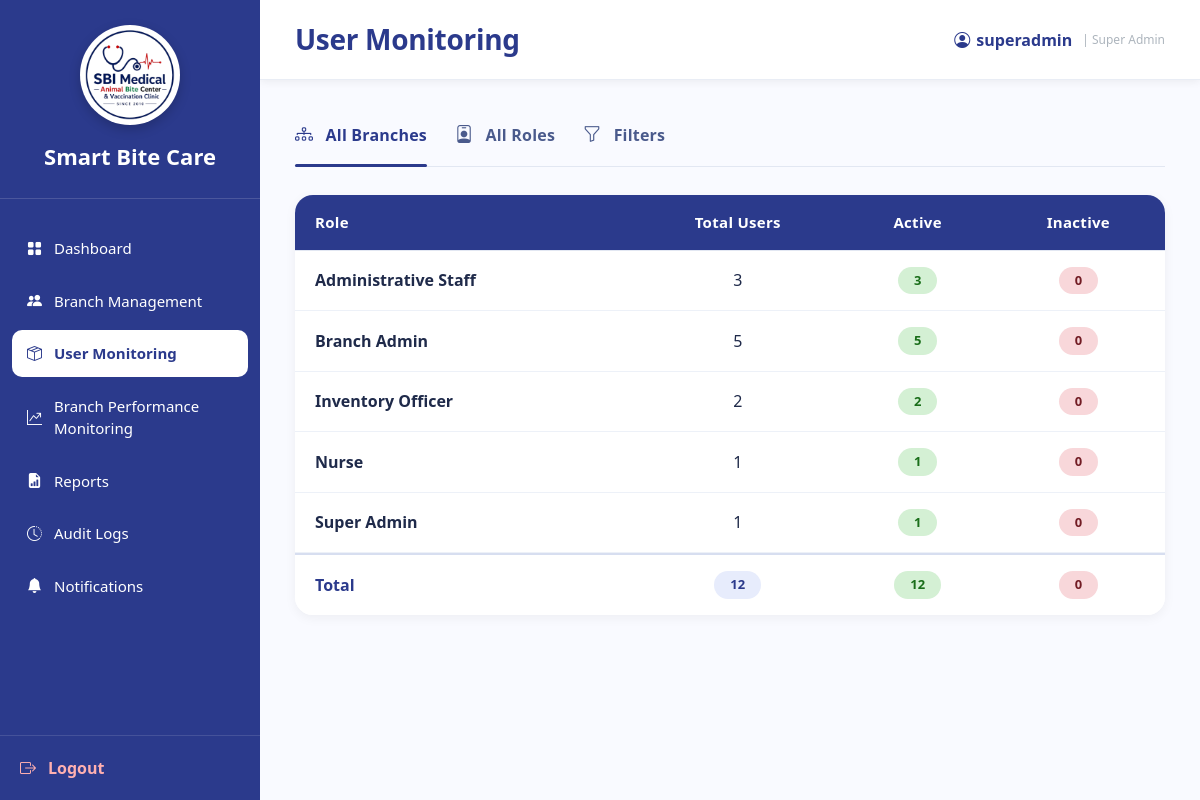
/SuperAdmin_UserMonitoring.php (signed in), run on the app's committed database.
### tables this page shows
CREATE TABLE `roles` (
  `role_id` int(11) NOT NULL,
  `role_name` varchar(100) NOT NULL
);

### SuperAdmin_UserMonitoring.php (the view, shortened to what this page needs)
<?php
require_once 'sources/db_connect.php';
$filter_type = isset($_GET['filter']) ? trim($_GET['filter']) : 'all';
$branch_filter = isset($_GET['branch_id']) ? trim($_GET['branch_id']) : '';
$role_filter = isset($_GET['role_id']) ? trim($_GET['role_id']) : '';
$roles_data = [];
$total_users = 0;
$total_active = 0;
$total_inactive = 0;
$sql = "SELECT r.role_id, r.role_name,
        COUNT(u.user_id) as total_users,
        SUM(CASE WHEN u.status = 'Active' THEN 1 ELSE 0 END) as active_users,
        SUM(CASE WHEN u.status = 'Inactive' THEN 1 ELSE 0 END) as inactive_users
        FROM roles r
        LEFT JOIN users u ON r.role_id = u.role_id";
$sql .= " GROUP BY r.role_id, r.role_name ORDER BY r.role_name";
$stmt = $conn->prepare($sql);
$stmt->execute();
$result = $stmt->get_result();
while ($row = $result->fetch_assoc()) {
    $roles_data[] = $row;
    $total_users += $row['total_users'];
    $total_active += $row['active_users'];
    $total_inactive += $row['inactive_users'];
}
$branch_stats = [];
?>
<!DOCTYPE html>
<html lang="en">
<head>
    <link href="https://cdn.jsdelivr.net/npm/bootstrap@5.3.3/dist/css/bootstrap.min.css" rel="stylesheet" />
    <link rel="stylesheet" href="https://cdn.jsdelivr.net/npm/bootstrap-icons@1.11.3/font/bootstrap-icons.min.css" />
    <link rel="stylesheet" href="sidebar.css" />
</head>
<body>
<div class="sidebar">
    <div class="logo-area">
        <div class="logo-frame">
            <img src="logo.png" alt="Smart Bite Care Logo" class="logo" />
        </div>
        <div class="system-name">Smart Bite Care</div>
    </div>
    <nav class="nav-menu">
        <ul>
            <li><a href="SuperAdmin_Dashboard.php"><i class="bi bi-grid-fill"></i><span>Dashboard</span></a></li>
            <li><a href="SuperAdmin_CombinedManagement.php"><i class="bi bi-people-fill"></i><span>Branch Management</span></a></li>
            <li><a class="active" href="SuperAdmin_UserMonitoring.php"><i class="bi bi-box-seam"></i><span>User Monitoring</span></a></li>
            <li><a href="SuperAdmin_BranchPerformanceMonitoring.php"><i class="bi bi-graph-up-arrow"></i><span>Branch Performance Monitoring</span></a></li>
            <li><a href="SuperAdmin_Reports.php"><i class="bi bi-file-earmark-bar-graph-fill"></i><span>Reports</span></a></li>
            <li><a href="SuperAdmin_AuditLogs.php"><i class="bi bi-clock-history"></i><span>Audit Logs</span></a></li>
            <li><a href="SuperAdmin_Notifications.php"><i class="bi bi-bell-fill"></i><span>Notifications</span></a></li>
        </ul>
    </nav>
    <div class="logout">
        <a href="logout.php"><i class="bi bi-box-arrow-right"></i><span>Logout</span></a>
    </div>
</div>
<div class="main">
    <div class="topbar">
        <h3>User Monitoring</h3>
        <div class="profile">
            <i class="bi bi-person-circle"></i>
            <?php echo htmlspecialchars($_SESSION['username'] ?? 'SUPER ADMIN'); ?>
            <span style="font-size:12px; color:#adb5bd; font-weight:400; margin-left:4px;">| Super Admin</span>
        </div>
    </div>
    <div class="content">
        <div class="nav-tabs-custom">
            <a href="SuperAdmin_UserMonitoring.php?filter=all" class="tab-item <?php echo $filter_type === 'all' ? 'active' : ''; ?>">
                <i class="bi bi-diagram-3"></i> All Branches
            </a>
            <a href="SuperAdmin_UserMonitoring.php?filter=roles" class="tab-item <?php echo $filter_type === 'roles' ? 'active' : ''; ?>">
                <i class="bi bi-person-badge"></i> All Roles
            </a>
            <a href="SuperAdmin_UserMonitoring.php?filter=branches" class="tab-item <?php echo $filter_type === 'branches' ? 'active' : ''; ?>">
                <i class="bi bi-funnel"></i> Filters
            </a>
        </div>
        <div class="table-wrap">
            <table class="table">
                <thead>
                    <tr>
                        <th><?php echo ($filter_type === 'branches' && !empty($branch_filter)) ? 'Role' : (($filter_type === 'roles' && !empty($role_filter)) ? 'Branch' : 'Role'); ?></th>
                        <th class="text-center">Total Users</th>
                        <th class="text-center">Active</th>
                        <th class="text-center">Inactive</th>
                    </tr>
                </thead>
                <tbody>
                    <?php if ($filter_type === 'branches' && !empty($branch_filter)): ?>
                        <?php if (!empty($branch_stats)): ?>
                            <?php foreach ($branch_stats as $stat): ?>
                                <tr>
                                    <td><strong><?php echo htmlspecialchars($stat['role_name']); ?></strong></td>
                                    <td class="text-center"><?php echo number_format($stat['total_users']); ?></td>
                                    <td class="text-center">
                                        <span class="badge-count active-badge"><?php echo number_format($stat['active_users']); ?></span>
                                    </td>
                                    <td class="text-center">
                                        <span class="badge-count inactive-badge"><?php echo number_format($stat['inactive_users']); ?></span>
                                    </td>
                                </tr>
                            <?php endforeach; ?>
                            <tr class="total-row">
                                <td><strong>Total</strong></td>
                                <td class="text-center"><span class="badge-count"><?php echo number_format(array_sum(array_column($branch_stats, 'total_users'))); ?></span></td>
                                <td class="text-center"><span class="badge-count active-badge"><?php echo number_format(array_sum(array_column($branch_stats, 'active_users'))); ?></span></td>
                                <td class="text-center"><span class="badge-count inactive-badge"><?php echo number_format(array_sum(array_column($branch_stats, 'inactive_users'))); ?></span></td>
                            </tr>
                        <?php else: ?>
                            <tr>
                                <td colspan="4" class="text-center py-4">
                                    <i class="bi bi-inbox fs-1 d-block mb-2" style="color: #ccc;"></i>
                                    No users found for this branch.
                                </td>
                            </tr>
                        <?php endif; ?>
                    <?php else: ?>
                        <?php if (!empty($roles_data)): ?>
                            <?php foreach ($roles_data as $role): ?>
                                <tr>
                                    <td><strong><?php echo htmlspecialchars($role['role_name']); ?></strong></td>
                                    <td class="text-center"><?php echo number_format($role['total_users']); ?></td>
                                    <td class="text-center">
                                        <span class="badge-count active-badge"><?php echo number_format($role['active_users']); ?></span>
                                    </td>
                                    <td class="text-center">
                                        <span class="badge-count inactive-badge"><?php echo number_format($role['inactive_users']); ?></span>
                                    </td>
                                </tr>
                            <?php endforeach; ?>
                            <tr class="total-row">
                                <td><strong>Total</strong></td>
                                <td class="text-center"><span class="badge-count"><?php echo number_format($total_users); ?></span></td>
                                <td class="text-center"><span class="badge-count active-badge"><?php echo number_format($total_active); ?></span></td>
                                <td class="text-center"><span class="badge-count inactive-badge"><?php echo number_format($total_inactive); ?></span></td>
                            </tr>
                        <?php endif; ?>
                    <?php endif; ?>
                </tbody>
            </table>
        </div>
    </div>
</div>
</body>
</html>

### sidebar.css (style rules this page uses)
:root { --primary:#2B3A8C; --accent:#F21D2F; --bg:#F2F2F2; --white:#fff; }
.sidebar { width:260px; height:100vh; height:100dvh; min-height:0; background:var(--primary); display:flex; flex-direction:column; color:white; position:fixed; left:0; top:0; overflow:hidden; z-index:1000; box-sizing:border-box; }
.sidebar * { box-sizing:border-box; }
.logo-area { padding:25px 20px; border-bottom:1px solid rgba(255,255,255,.15); text-align:center; flex-shrink:0; }
.logo { width: 90px; height: 90px; display: block; object-fit: contain; }
.logo-frame { width: 100px; height: 100px; margin: 0 auto; border-radius: 50%; background: #fff; display: flex; align-items: center; justify-content: center; overflow: hidden; box-shadow: 0 4px 12px rgba(0,0,0,.2); border: 3px solid rgba(255,255,255,.3); }
.system-name { margin-top:15px; font-size:22px; font-weight:700; }
.nav-menu { margin-top:20px; flex:1; min-height:0; padding-bottom:10px; overflow-x:hidden; overflow-y:auto; overscroll-behavior:contain; scrollbar-width:thin; scrollbar-color:rgba(255,255,255,.45) transparent; -webkit-overflow-scrolling:touch; }
.nav-menu ul { list-style:none; padding:0; margin:0; }
.nav-menu li { margin:6px 12px; }
.nav-menu a { color:white; text-decoration:none; display:flex; align-items:center; gap:12px; padding:12px 15px; border-radius:10px; transition:.25s; font-size:15px; }
.nav-menu a.active { background:white; color:var(--primary); font-weight:600; }
.logout { padding:20px; flex-shrink:0; border-top:1px solid rgba(255,255,255,.12); background:var(--primary); }
.logout a { color:#ffb0b0; text-decoration:none; display:flex; align-items:center; gap:12px; font-weight:600; }

### SuperAdmin_UserMonitoring.php (style rules this page uses)
:root { --primary: #2B3A8C; --accent: #F21D2F; --bg: #F2F2F2; --card-bg: #ECEEF7; }
* { box-sizing: border-box; }
body { background: white; font-family: 'Segoe UI', Roboto, system-ui, sans-serif; margin: 0; padding: 0; }
.main { margin-left: 260px; min-height: 100vh; background: #f9faff; }
.topbar { background: white; height: 80px; display: flex; align-items: center; justify-content: space-between; padding: 0 35px; box-shadow: 0 2px 8px rgba(0, 0, 0, 0.06); border-bottom: 1px solid #e9edf5; }
.topbar h3 { font-size: 28px; font-weight: 700; color: var(--primary); margin: 0; letter-spacing: -0.3px; }
.profile { font-weight: 600; color: var(--primary); cursor: default; display: flex; align-items: center; gap: 6px; }
.content { padding: 35px 35px 40px; }
.nav-tabs-custom { display: flex; flex-wrap: wrap; gap: 8px 28px; margin-bottom: 28px; border-bottom: 1px solid #e2e7f2; padding-bottom: 12px; }
.nav-tabs-custom .tab-item { font-weight: 600; font-size: 16px; color: #4a5a8c; cursor: pointer; padding: 6px 0; position: relative; transition: 0.1s; letter-spacing: 0.2px; text-decoration: none; }
.nav-tabs-custom .tab-item.active { color: var(--primary); }
.nav-tabs-custom .tab-item.active::after { content: ''; position: absolute; left: 0; bottom: -13px; width: 100%; height: 3px; background: var(--primary); border-radius: 4px; }
.nav-tabs-custom .tab-item i { margin-right: 8px; font-size: 18px; }
.table-wrap { background: white; border-radius: 18px; box-shadow: 0 3px 12px rgba(0, 0, 0, 0.05); overflow: hidden; }
.table { margin-bottom: 0; border-collapse: separate; border-spacing: 0; }
.table thead th { background: var(--primary); color: white; font-weight: 700; font-size: 15px; padding: 16px 20px; border-bottom: 1px solid #e2e7f2; letter-spacing: 0.3px; }
.table tbody td { padding: 16px 20px; vertical-align: middle; border-bottom: 1px solid #edf1f8; color: #1f2a4a; font-weight: 500; }
.table tbody tr:last-child td { border-bottom: none; }
.table tbody tr.total-row td { background: white; font-weight: 700; color: var(--primary); border-top: 2px solid #d7def0; }
.badge-count { display: inline-block; background: #e7ecfc; color: var(--primary); font-weight: 600; font-size: 13px; padding: 4px 16px; border-radius: 40px; }
.badge-count.active-badge { background: #d4f0d4; color: #1a6e1a; }
.badge-count.inactive-badge { background: #f8d7da; color: #721c24; }

### data on the page
roles: role_name "Administrative Staff", total_users "3", active_users "3", inactive_users "0"
roles: role_name "Branch Admin", total_users "5", active_users "5", inactive_users "0"
roles: role_name "Inventory Officer", total_users "2", active_users "2", inactive_users "0"
roles: role_name "Nurse", total_users "1", active_users "1", inactive_users "0"
roles: role_name "Super Admin", total_users "1", active_users "1", inactive_users "0"

### other printed values
$_SESSION['username'] "superadmin"
$total_users "12"
$total_active "12"
$total_inactive "0"
